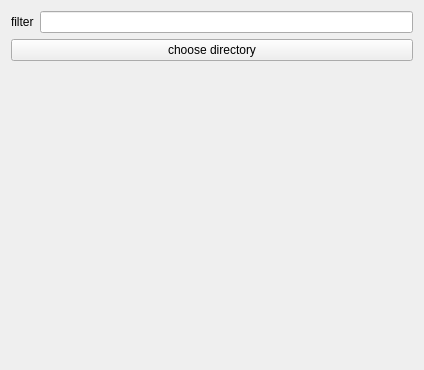
<?xml version="1.0" encoding="UTF-8"?>
<ui version="4.0">
 <class>ProjectCleaner</class>
 <widget class="QWidget" name="ProjectCleaner">
  <property name="geometry">
   <rect>
    <x>0</x>
    <y>0</y>
    <width>424</width>
    <height>370</height>
   </rect>
  </property>
  <property name="windowTitle">
   <string>Form</string>
  </property>
  <layout class="QVBoxLayout" name="verticalLayout">
   <item>
    <layout class="QHBoxLayout" name="horizontalLayout">
     <item>
      <widget class="QLabel" name="label">
       <property name="text">
        <string>filter</string>
       </property>
      </widget>
     </item>
     <item>
      <widget class="QLineEdit" name="lineEditFilter"/>
     </item>
    </layout>
   </item>
   <item>
    <widget class="QPushButton" name="pushButtonChooseDirectory">
     <property name="text">
      <string>choose directory</string>
     </property>
    </widget>
   </item>
   <item>
    <spacer name="verticalSpacer">
     <property name="orientation">
      <enum>Qt::Vertical</enum>
     </property>
     <property name="sizeHint" stdset="0">
      <size>
       <width>20</width>
       <height>40</height>
      </size>
     </property>
    </spacer>
   </item>
  </layout>
 </widget>
 <resources/>
 <connections/>
</ui>
